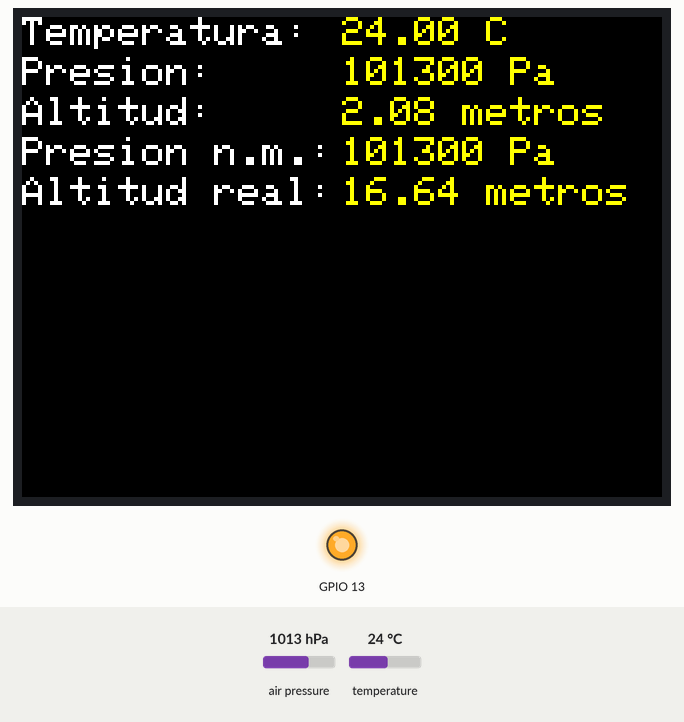
The sketch below on a simulated ESP32. On the bench: 320×240 colour display, output pins drawn as LEDs (lit = HIGH). Inputs (shaded band) come from the test bench; at power-on: air pressure 1013 hPa, temperature 24 °C. What the sketch prints to the serial monitor is not drawn.

Above: at 1.4 s.
1.5 s: air pressure set to 952 hPa
At 5.8 s:
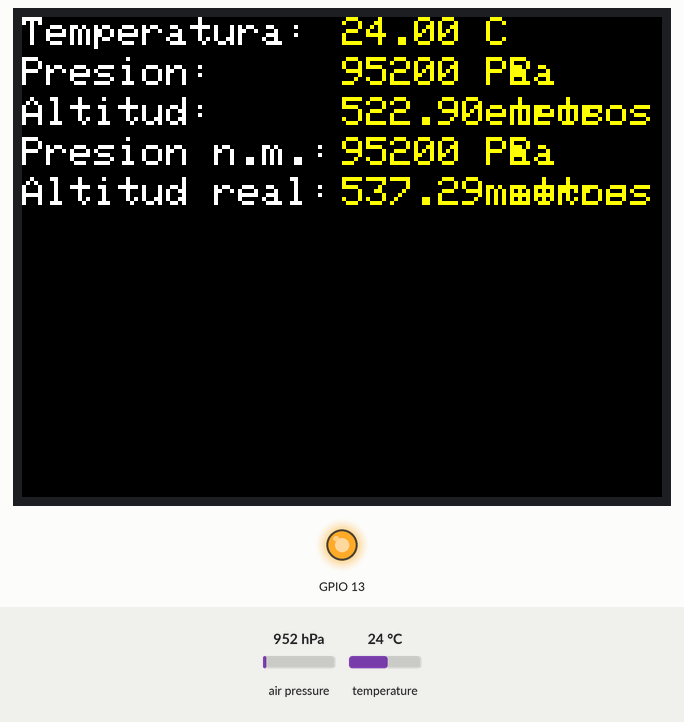
6.7 s: temperature set to 12 °C
At 11.4 s:
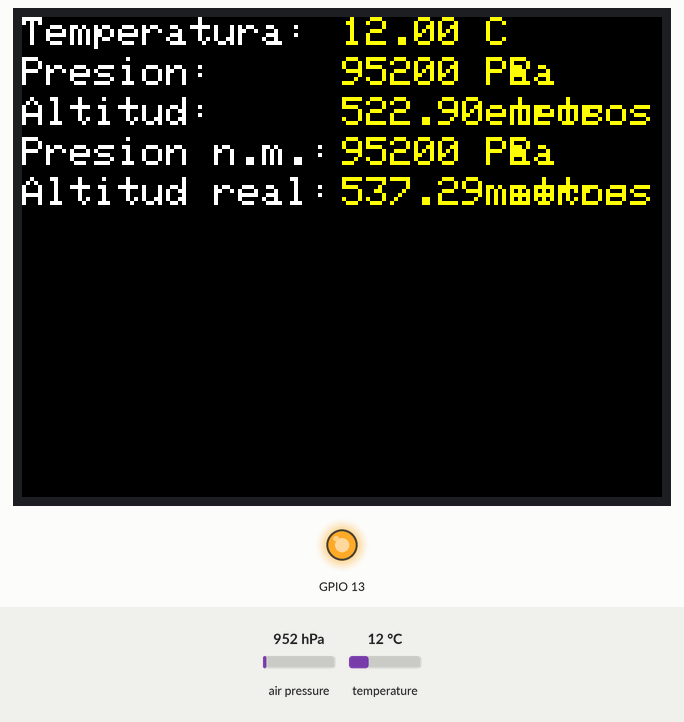
11.7 s: air pressure set to 975 hPa
At 16.1 s:
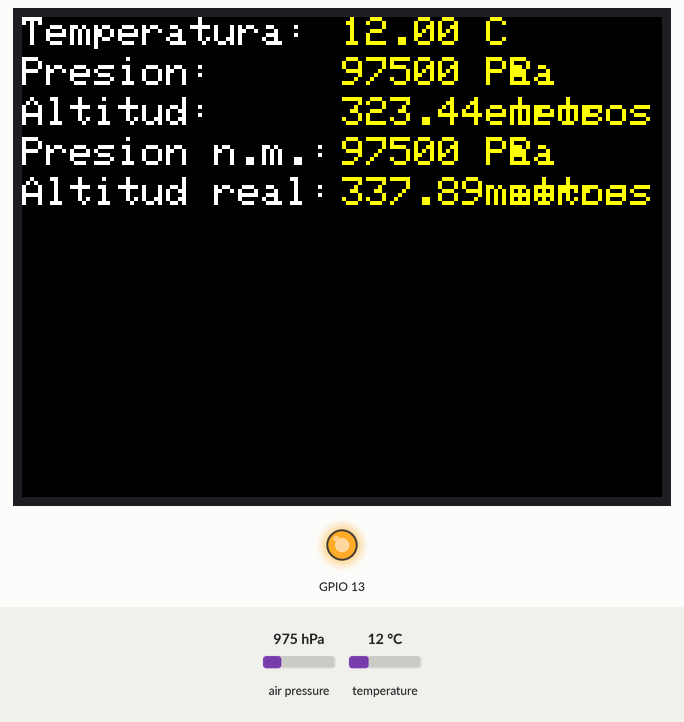
16.8 s: temperature set to 19 °C
Timing chart, 0 to 19.8 s (numbered marks = the images above; inputs shaded):
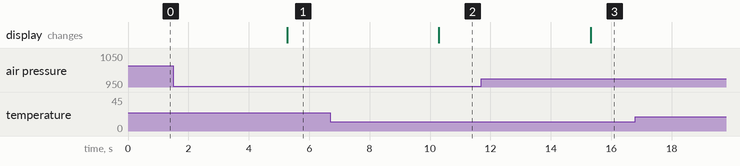

Measured:
- after the input at 1.5 s, the display: changes after 3.8 s (image 1)
- after the input at 6.7 s, the display: changes after 3.6 s (image 2)
- after the input at 11.7 s, the display: changes after 3.6 s (image 3)

The sketch:

Leccion_19_BMP085.ino
```cpp
// Placa "ESP32 Dev Module"

#define titleccion "Lección 19 Sensor de presion BMP085"

#include <TFT_eSPI.h>
#include <Adafruit_BMP085.h>

#define SDApin 21
#define SCLpin 22

TFT_eSPI tft = TFT_eSPI();       // Invoke custom library
Adafruit_BMP085 bmp;

void setup(void) {
  Serial.begin(115200);
  Serial.println("");
  Serial.println(titleccion);
  pinMode(13,OUTPUT); digitalWrite(13,HIGH);

  // Pantalla TFT
  tft.init();
  tft.setRotation(3);
  tft.fillScreen(TFT_BLACK);
  tft.setTextColor(TFT_WHITE);
  tft.setCursor(0, 0);
  tft.setTextSize(2);

  Wire.begin(SDApin,SCLpin);
  if (!bmp.begin())
    {
	  tft.println("No se encontro el sensor BMP085");
	  while (1) {}
  }
  tft.setCursor(0, 0);
  tft.println("Temperatura: ");
  tft.setCursor(0, 20);
  tft.println("Presion: ");
  tft.setCursor(0, 40);
  tft.println("Altitud: ");
  tft.setCursor(0, 60);
  tft.println("Presion n.m.: ");
  tft.setCursor(0, 80);
  tft.println("Altitud real: ");
  tft.setTextColor(TFT_YELLOW);
}

void loop(void) {
  tft.fillRect(150, 0, 80, 20, TFT_BLACK);
  tft.setCursor(160, 0);
  tft.print(bmp.readTemperature());  tft.println(" C");

  tft.fillRect(150, 20, 80,20,  TFT_BLACK);
  tft.setCursor(160, 20);
  tft.print(bmp.readPressure());  tft.println(" Pa");

  tft.fillRect(150, 40, 80,20,  TFT_BLACK);
  tft.setCursor(160, 40);
  tft.print(bmp.readAltitude());  tft.println(" metros");

  tft.fillRect(150, 60, 80,20,  TFT_BLACK);
  tft.setCursor(160, 60);
  tft.print(bmp.readSealevelPressure());  tft.println(" Pa");

  tft.fillRect(150, 80, 80,20,  TFT_BLACK);
  tft.setCursor(160, 80);
  tft.print(bmp.readAltitude(101500));
  tft.println(" metros");

  delay(5000);
}
```
